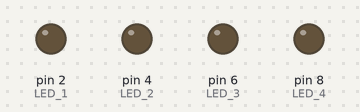
Bench run of a sketch on a simulated Arduino Uno, built with avr-gcc and run on an emulated ATmega328P. Shown: output pins drawn as LEDs (lit = HIGH).

Above: at 0.5 s.
At 2.5 s:
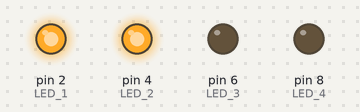
At 3.5 s:
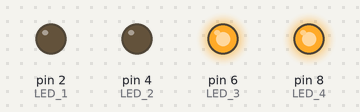
Timing chart, 0 to 4.6 s (numbered marks = the images above):
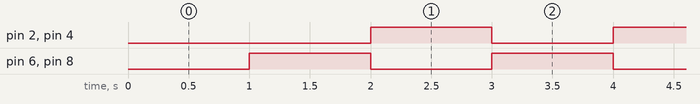

The sketch:

Lab3.ino
```cpp
//Define the LED pins in the code
int LED_1 = 2;     //LEDs 1 and 2 will blink together
int LED_2 = 4;
int LED_3 = 6;     //LEDs 3 and 4 will blink together
int LED_4 = 8;

// Variables to track timing without blocking
unsigned long previousMillis = 0;

// Blink interval (milliseconds)
const long interval = 1000;  // Switch between pairs every 500ms

// LED states - only one pair on at a time
bool pair1Active = true;  // Start with pair 1 active

void setup() {
  // Set LED pins as outputs
  pinMode(LED_1, OUTPUT);
  pinMode(LED_2, OUTPUT);
  pinMode(LED_3, OUTPUT);
  pinMode(LED_4, OUTPUT);
}

void loop() {
  unsigned long currentMillis = millis();

  // Switch between pairs every interval
  if (currentMillis - previousMillis >= interval) {
    previousMillis = currentMillis;
    pair1Active = !pair1Active;  // Toggle active pair

    if (pair1Active) {
      // Turn on LEDs 1&2, turn off LEDs 3&4
      digitalWrite(LED_1, HIGH);
      digitalWrite(LED_2, HIGH);
      digitalWrite(LED_3, LOW);
      digitalWrite(LED_4, LOW);
    } else {
      // Turn on LEDs 3&4, turn off LEDs 1&2
      digitalWrite(LED_1, LOW);
      digitalWrite(LED_2, LOW);
      digitalWrite(LED_3, HIGH);
      digitalWrite(LED_4, HIGH);
    }
  }
}
```

Measured:
- by itself, pin 2 (LED_1), pin 4 (LED_2), pin 6 (LED_3), pin 8 (LED_4): alternates HIGH for 1.0 s and LOW for 1.0 s
